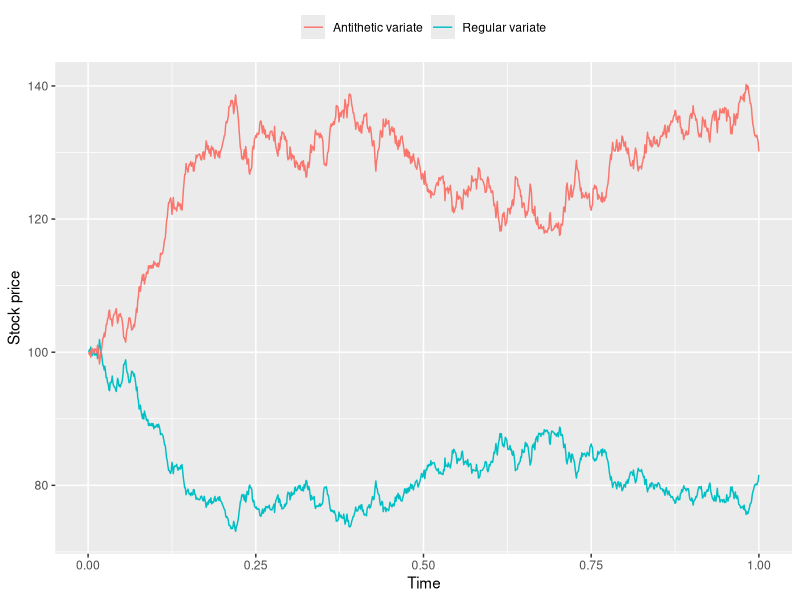
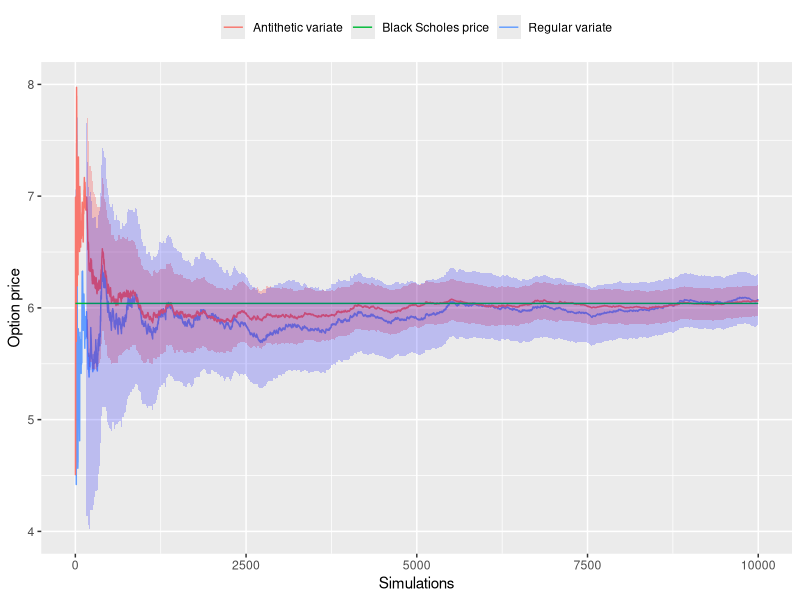

Write R code to recreate these figures, in order.
library(ggplot2)

# Initial European call option price function
bs <- function(price, vol, mat, rate, strike) {
  d1 <-
    (log(price / strike) + (rate + 0.5 * vol ** 2) * mat) / (vol * sqrt(mat))
  d2 <- d1 - vol * sqrt(mat)
  
  # mean and sd do not need to be specified: default to N(0,1)
  n1 <- pnorm(d1, mean = 0, sd = 1)
  n2 <- pnorm(d2, mean = 0, sd = 1)
  dc <- exp(-rate * mat)
  
  return(price * n1 - dc * strike * n2)
}

n <- 100
s <- 100
k <- 110
r <- 0.05
v <- 0.2
mat <- 1
dt  <- 1 / 1000
ts  <- mat / dt

z_p <- rnorm(n / dt, 0, 1)
z_n <- -z_p
s_asian <- matrix(s, 2, ts)

drift <- (r - 0.5 * v ** 2) * dt
vol   <- v * sqrt(dt)

for (t in 2:ts) {
  s_asian[1, t] <- s_asian[1, (t - 1)] * exp(drift + vol * z_p[t])
  s_asian[2, t] <- s_asian[2, (t - 1)] * exp(drift + vol * z_n[t])
}

ggplot(NULL) +
  geom_line(aes(
    x = seq(dt, 1, dt),
    y = s_asian[1, ],
    colour = 'Regular variate'
  )) +
  geom_line(aes(
    x = seq(dt, 1, dt),
    y = s_asian[2, ],
    colour = 'Antithetic variate'
  )) +
  labs(x = 'Time', y = 'Stock price') +
  theme(
    legend.position = 'top',
    legend.direction = 'horizontal',
    legend.title = element_blank()
  )

# European call option price
n <- 10000

price <- bs(price = s, vol = v, mat = mat, rate = r, strike = k)
price <- rep(price, n)

z <- rnorm(n, 0, 1)

dc    <- exp(-r * mat)
drift <- (r - 0.5 * v ** 2) * mat
vol   <- v * sqrt(mat)

cmc_payoff <- av_payoff <- rep(0, n)
cmc_price  <- av_price  <- rep(0, n)
cmc_se     <- av_se     <- rep(0, n)

for (i in 1:n){
  payoff_z     <- dc * pmax(s * exp(drift + vol * z[i]) - k, 0)
  payoff_a     <- dc * pmax(s * exp(drift - vol * z[i]) - k, 0)
  
  av_payoff[i] <- 0.5 * (payoff_z + payoff_a)
  av_price[i]  <- sum(av_payoff) / i
  av_se[i]     <- ifelse(i == 1, 0, sd(av_payoff[1:i]) / sqrt(i))
  if(i == 2){ av_se[i-1] <- av_se[i]}

  cmc_payoff[i] <- payoff_z
  cmc_price[i]  <- sum(cmc_payoff) / i
  cmc_se[i]     <- ifelse(i == 1, 0, sd(cmc_payoff[1:i]) / sqrt(i))
  if(i == 2){cmc_se[i-1] <- cmc_se[i]}
}

av_top  <- av_price  + 1.96 * av_se
av_bot  <- av_price  - 1.96 * av_se
cmc_top <- cmc_price + 1.96 * cmc_se
cmc_bot <- cmc_price - 1.96 * cmc_se

x <- seq(1, n, 1)
ggplot(NULL) +
  geom_line(aes(x = x,
                y = cmc_price,
                colour = 'Regular variate')) +
  geom_line(aes(x = x,
                y = av_price,
                colour = 'Antithetic variate')) +
  geom_ribbon(aes(x = x,
                  ymin = av_bot,
                  ymax = av_top),
              fill = 'red',
              alpha = 0.2) +
  geom_line(aes(x = x,
                y = price,
                colour = 'Black Scholes price')) +
  geom_ribbon(aes(x = x,
                  ymin = cmc_bot,
                  ymax = cmc_top),
              fill = 'blue',
              alpha = 0.2) +
  ylim(4,8) +
  labs(x = 'Simulations', y = 'Option price') +
  theme(legend.position = 'top',
        legend.direction = 'horizontal',
        legend.title = element_blank())
